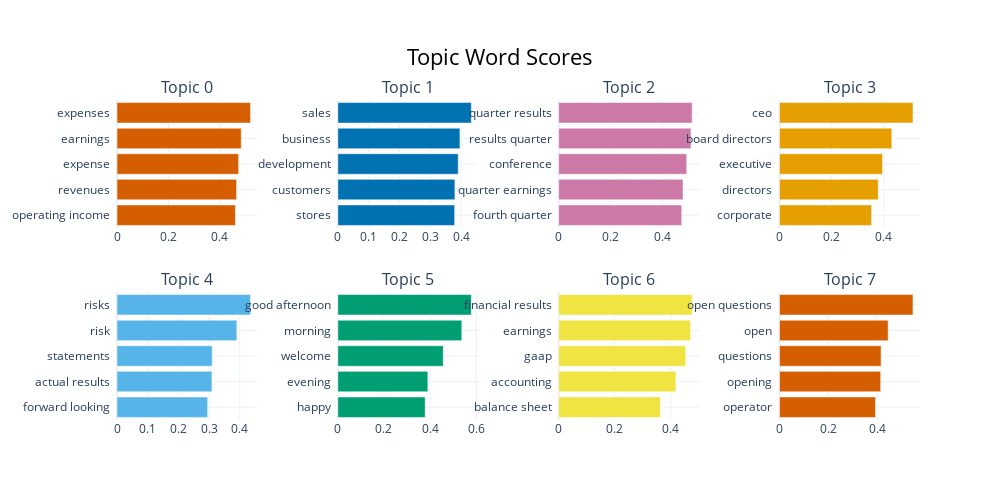

The notebook cell this image was saved under:
### Code cell
topic_model.visualize_barchart()

### Figure 1 — Plotly figure (JSON) as saved in the notebook; plotly's stock layout.template omitted (floating-point values rounded to 4 significant figures)
{"data": [{"marker": {"color": "#D55E00"}, "orientation": "h", "type": "bar", "x": [0.4607, 0.4653, 0.4732, 0.4833, 0.5194], "xaxis": "x", "y": ["operating income  ", "revenues  ", "expense  ", "earnings  ", "expenses  "], "yaxis": "y"}, {"marker": {"color": "#0072B2"}, "orientation": "h", "type": "bar", "x": [0.3792, 0.3799, 0.3908, 0.3963, 0.4333], "xaxis": "x2", "y": ["stores  ", "customers  ", "development  ", "business  ", "sales  "], "yaxis": "y2"}, {"marker": {"color": "#CC79A7"}, "orientation": "h", "type": "bar", "x": [0.4758, 0.4807, 0.495, 0.5115, 0.5161], "xaxis": "x3", "y": ["fourth quarter  ", "quarter earnings  ", "conference  ", "results quarter  ", "quarter results  "], "yaxis": "y3"}, {"marker": {"color": "#E69F00"}, "orientation": "h", "type": "bar", "x": [0.3526, 0.3782, 0.3945, 0.4301, 0.5112], "xaxis": "x4", "y": ["corporate  ", "directors  ", "executive  ", "board directors  ", "ceo  "], "yaxis": "y4"}, {"marker": {"color": "#56B4E9"}, "orientation": "h", "type": "bar", "x": [0.2953, 0.3093, 0.3102, 0.3906, 0.435], "xaxis": "x5", "y": ["forward looking  ", "actual results  ", "statements  ", "risk  ", "risks  "], "yaxis": "y5"}, {"marker": {"color": "#009E73"}, "orientation": "h", "type": "bar", "x": [0.3786, 0.3903, 0.457, 0.5374, 0.5787], "xaxis": "x6", "y": ["happy  ", "evening  ", "welcome  ", "morning  ", "good afternoon  "], "yaxis": "y6"}, {"marker": {"color": "#F0E442"}, "orientation": "h", "type": "bar", "x": [0.3631, 0.4184, 0.4536, 0.4707, 0.4763], "xaxis": "x7", "y": ["balance sheet  ", "accounting  ", "gaap  ", "earnings  ", "financial results  "], "yaxis": "y7"}, {"marker": {"color": "#D55E00"}, "orientation": "h", "type": "bar", "x": [0.3935, 0.4147, 0.4163, 0.4453, 0.5472], "xaxis": "x8", "y": ["operator  ", "opening  ", "questions  ", "open  ", "open questions  "], "yaxis": "y8"}], "layout": {"annotations": [{"font": {"size": 16}, "showarrow": false, "text": "Topic 0", "x": 0.0875, "xanchor": "center", "xref": "paper", "y": 1, "yanchor": "bottom", "yref": "paper"}, {"font": {"size": 16}, "showarrow": false, "text": "Topic 1", "x": 0.3625, "xanchor": "center", "xref": "paper", "y": 1, "yanchor": "bottom", "yref": "paper"}, {"font": {"size": 16}, "showarrow": false, "text": "Topic 2", "x": 0.6375, "xanchor": "center", "xref": "paper", "y": 1, "yanchor": "bottom", "yref": "paper"}, {"font": {"size": 16}, "showarrow": false, "text": "Topic 3", "x": 0.9125, "xanchor": "center", "xref": "paper", "y": 1, "yanchor": "bottom", "yref": "paper"}, {"font": {"size": 16}, "showarrow": false, "text": "Topic 4", "x": 0.0875, "xanchor": "center", "xref": "paper", "y": 0.4, "yanchor": "bottom", "yref": "paper"}, {"font": {"size": 16}, "showarrow": false, "text": "Topic 5", "x": 0.3625, "xanchor": "center", "xref": "paper", "y": 0.4, "yanchor": "bottom", "yref": "paper"}, {"font": {"size": 16}, "showarrow": false, "text": "Topic 6", "x": 0.6375, "xanchor": "center", "xref": "paper", "y": 0.4, "yanchor": "bottom", "yref": "paper"}, {"font": {"size": 16}, "showarrow": false, "text": "Topic 7", "x": 0.9125, "xanchor": "center", "xref": "paper", "y": 0.4, "yanchor": "bottom", "yref": "paper"}], "height": 500, "hoverlabel": {"bgcolor": "white", "font": {"family": "Rockwell", "size": 16}}, "showlegend": false, "title": {"font": {"color": "Black", "size": 22}, "text": "Topic Word Scores", "x": 0.5, "xanchor": "center", "yanchor": "top"}, "width": 1000, "xaxis": {"anchor": "y", "domain": [0, 0.175], "showgrid": true}, "xaxis2": {"anchor": "y2", "domain": [0.275, 0.45], "showgrid": true}, "xaxis3": {"anchor": "y3", "domain": [0.55, 0.725], "showgrid": true}, "xaxis4": {"anchor": "y4", "domain": [0.825, 1], "showgrid": true}, "xaxis5": {"anchor": "y5", "domain": [0, 0.175], "showgrid": true}, "xaxis6": {"anchor": "y6", "domain": [0.275, 0.45], "showgrid": true}, "xaxis7": {"anchor": "y7", "domain": [0.55, 0.725], "showgrid": true}, "xaxis8": {"anchor": "y8", "domain": [0.825, 1], "showgrid": true}, "yaxis": {"anchor": "x", "domain": [0.6, 1], "showgrid": true}, "yaxis2": {"anchor": "x2", "domain": [0.6, 1], "showgrid": true}, "yaxis3": {"anchor": "x3", "domain": [0.6, 1], "showgrid": true}, "yaxis4": {"anchor": "x4", "domain": [0.6, 1], "showgrid": true}, "yaxis5": {"anchor": "x5", "domain": [0, 0.4], "showgrid": true}, "yaxis6": {"anchor": "x6", "domain": [0, 0.4], "showgrid": true}, "yaxis7": {"anchor": "x7", "domain": [0, 0.4], "showgrid": true}, "yaxis8": {"anchor": "x8", "domain": [0, 0.4], "showgrid": true}}}
